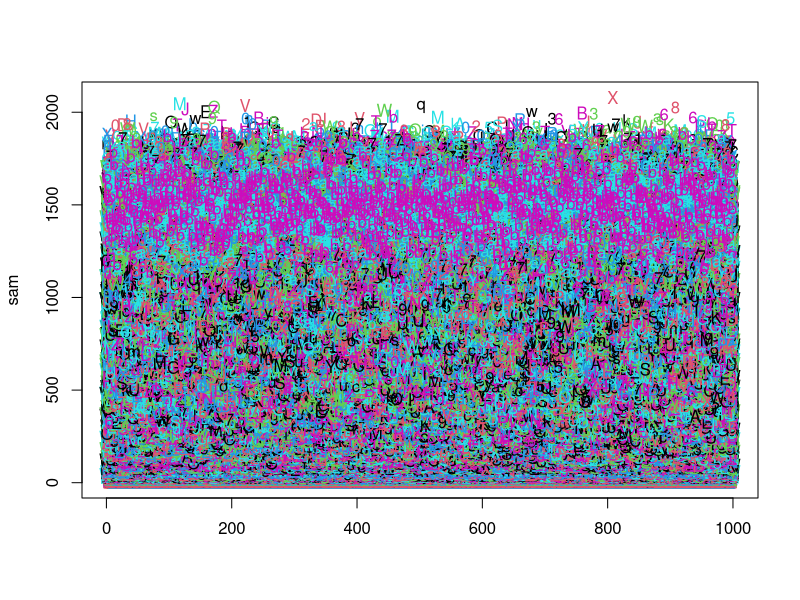

Recreate this plot in R.
sam <- matrix(ncol=1500, nrow = 1000)
for (i in 1:1000) {
   sam[i, ] <- (1:1500)*rnorm(1500, mean = 1, sd = 0.1)
    }
 matplot(sam)